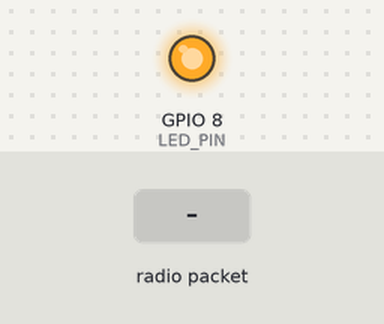
Simulated run of this sketch. Board: ESP32-C3. Shown: output pins drawn as LEDs (lit = HIGH). Inputs (shaded band) come from the test bench. What the sketch prints to the serial monitor is not drawn.

Above: at 1.7 s.
1.8 s: radio packet "1" arrives
At 5.25 s:
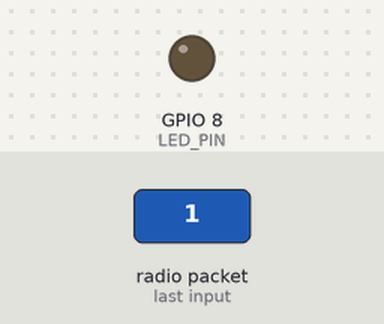
Timing chart, 0 to 12.3 s (numbered marks = the images above; inputs shaded):
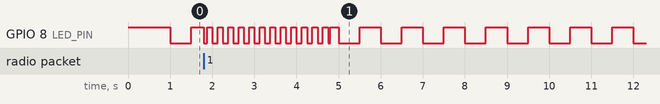

The sketch:

beacon.ino
```cpp
// =====================================================================
//  Seeker · BEACON (Board A — the "hidden" device, no OLED)
//  ---------------------------------------------------------------------
//  Role:
//    • Broadcasts a tiny ESP-NOW packet ~10× per second.
//    • Listens for a 1-byte "ack" from the Finder.
//    • Onboard LED blinks slow when alone, fast when Finder is hearing.
//
//  Hardware:
//    ESP32-C3 Super Mini (no display). Onboard LED on GPIO8 (active LOW).
//
//  Setup:
//    1. Upload  mac_printer.ino  to the FINDER first, note its MAC.
//    2. Paste that MAC into  FINDER_MAC[]  below.
//    3. Upload this sketch to the BEACON.
//
//  Arduino board settings:
//    Board:            ESP32C3 Dev Module
//    USB CDC On Boot:  Enabled
//    CPU Freq:         160 MHz
//    Flash Size:       4MB
//    Partition:        Default 4MB with spiffs
//
//  Compile requirements (read or you'll get errors):
//    • Arduino-ESP32 core v3.1.0 or newer.
//      Both ESP-NOW callback signatures changed between v2.x and v3.1+:
//        send-cb v3.1+: void cb(const wifi_tx_info_t   *tx_info, esp_now_send_status_t)
//        recv-cb v3.1+: void cb(const esp_now_recv_info_t *info, const uint8_t *data, int len)
//      If either signature errors, update via
//        Boards Manager → "esp32 by Espressif Systems" → install 3.1.0+.
//    • No external libraries — everything used here is built into the ESP32 core.
// =====================================================================

#include <WiFi.h>
#include <esp_now.h>
#include <esp_wifi.h>

// ===== EDIT THIS: the Finder board's MAC address =====================
//  Get this by running mac_printer.ino on the Finder.
//  Replace the six bytes below.
uint8_t FINDER_MAC[6] = { 0x70, 0xAF, 0x09, 0x3B, 0xD1, 0xEC };

// ===== Pins / timing knobs ===========================================
const int      LED_PIN              = 8;     // onboard LED (active LOW)
const uint32_t BROADCAST_INTERVAL   = 100;   // ms between packets (10 Hz)
const uint32_t ACK_TIMEOUT_MS       = 3000;  // Finder counts as "out of range" after this
const uint32_t BLINK_FAST_PERIOD_MS = 250;   // when Finder is hearing us
const uint32_t BLINK_SLOW_PERIOD_MS = 1000;  // when alone

// ===== TX-power boost (option #1 from the roadmap) ===================
// Higher TX power → more range + more stable RSSI through walls.
// Value is in 0.25 dBm units. Range 8 (= 2 dBm) … 84 (= 21 dBm).
//   80 = 20 dBm   (safe, near-max on most C3 chips — recommended)
//   84 = 21 dBm   (chip-level max; may be clamped on some boards)
// IMPORTANT: BOTH Beacon and Finder should use the same value.
const int8_t TX_POWER = 80;

// ===== Packet shape ==================================================
// Keep this small — ESP-NOW packets up to 250 bytes are allowed but smaller
// = faster + less radio congestion.
struct __attribute__((packed)) BeaconPacket {
  uint32_t seq;   // increments each send (debug aid)
  uint32_t ms;    // millis() at send time
};

// ===== State =========================================================
BeaconPacket pkt    = {0, 0};
uint32_t lastSendMs = 0;
uint32_t lastAckMs  = 0;
bool     finderHeard = false;

// ===== Callbacks =====================================================

// Sent callback — v3.1+ signature (wifi_tx_info_t replaces the bare MAC).
// Used only for optional debug logging; we don't gate any logic on it.
void onDataSent(const wifi_tx_info_t *tx_info, esp_now_send_status_t status) {
  // Uncomment for debugging:
  // Serial.println(status == ESP_NOW_SEND_SUCCESS ? "ack OK" : "ack fail");
}

// Receive callback — Finder echoes a 1-byte ack so we know it's hearing us.
// v3.x signature: info struct carries src_addr + rx_ctrl (with rssi).
void onDataRecv(const esp_now_recv_info_t *info, const uint8_t *data, int len) {
  // Any reply from the Finder counts — content doesn't matter.
  lastAckMs   = millis();
  finderHeard = true;
}

// ===== Setup =========================================================
void setup() {
  pinMode(LED_PIN, OUTPUT);
  digitalWrite(LED_PIN, HIGH);   // OFF (active LOW)

  Serial.begin(115200);
  delay(500);
  Serial.println();
  Serial.println("[seeker · beacon] booting...");

  // STA mode is mandatory for ESP-NOW.
  WiFi.mode(WIFI_STA);
  WiFi.disconnect();

  // ---- TX-power boost ----
  // Must be called AFTER WiFi is up (WiFi.mode starts the radio).
  esp_err_t txErr = esp_wifi_set_max_tx_power(TX_POWER);
  if (txErr == ESP_OK) {
    Serial.printf("[seeker · beacon] TX power set to %d (= %.2f dBm)\n",
                  TX_POWER, TX_POWER * 0.25f);
  } else {
    Serial.printf("[seeker · beacon] TX power set FAILED (err 0x%x) — using default\n",
                  txErr);
  }

  if (esp_now_init() != ESP_OK) {
    Serial.println("[seeker · beacon] ESP-NOW init FAILED — halting");
    while (true) { delay(1000); }
  }

  esp_now_register_send_cb(onDataSent);
  esp_now_register_recv_cb(onDataRecv);

  // Register the Finder as a peer so we can unicast to it.
  esp_now_peer_info_t peer = {};
  memcpy(peer.peer_addr, FINDER_MAC, 6);
  peer.channel = 0;      // 0 = use current channel
  peer.encrypt = false;
  if (esp_now_add_peer(&peer) != ESP_OK) {
    Serial.println("[seeker · beacon] failed to add Finder peer");
  }

  Serial.printf("[seeker · beacon] my MAC: %s\n", WiFi.macAddress().c_str());
  Serial.printf("[seeker · beacon] broadcasting to: %02X:%02X:%02X:%02X:%02X:%02X\n",
                FINDER_MAC[0], FINDER_MAC[1], FINDER_MAC[2],
                FINDER_MAC[3], FINDER_MAC[4], FINDER_MAC[5]);
  Serial.println("[seeker · beacon] ready");
}

// ===== Loop ==========================================================
void loop() {
  uint32_t now = millis();

  // ---- 1. Send a packet every BROADCAST_INTERVAL ms ----
  if (now - lastSendMs >= BROADCAST_INTERVAL) {
    lastSendMs = now;
    pkt.seq++;
    pkt.ms = now;
    esp_now_send(FINDER_MAC, (uint8_t *)&pkt, sizeof(pkt));
  }

  // ---- 2. Did we lose contact with the Finder? ----
  if (finderHeard && (now - lastAckMs > ACK_TIMEOUT_MS)) {
    finderHeard = false;
    Serial.println("[seeker · beacon] finder went silent");
  }

  // ---- 3. Blink the onboard LED ----
  //   slow blink (1 Hz)  → no Finder in range
  //   fast blink (4 Hz)  → Finder is hearing us
  uint32_t period = finderHeard ? BLINK_FAST_PERIOD_MS : BLINK_SLOW_PERIOD_MS;
  bool ledOn = ((now / (period / 2)) % 2) == 0;
  digitalWrite(LED_PIN, ledOn ? LOW : HIGH);   // active LOW
}
```
